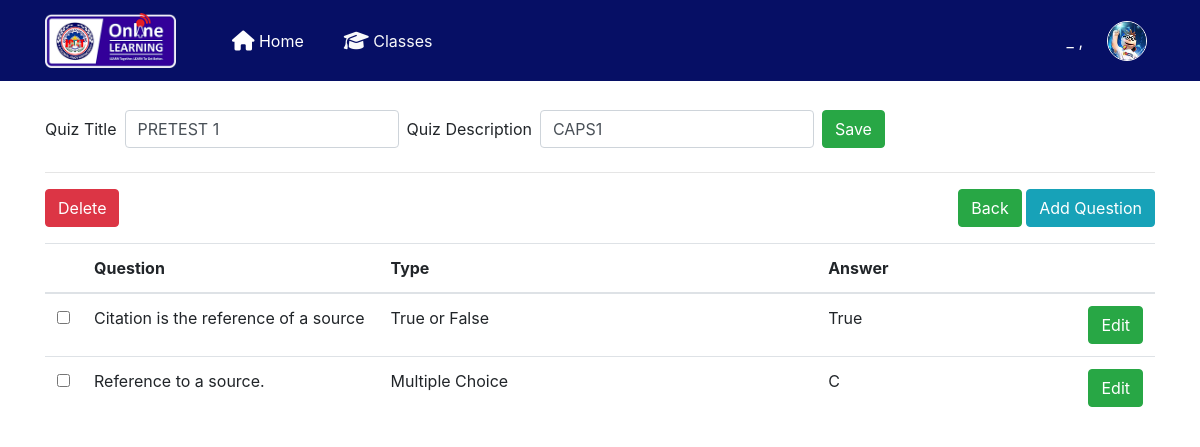
Screenshot of /quiz/quiz_question.php?id=19 with the database file from the repository.
### tables this page shows
CREATE TABLE `quiz` (
  `quiz_id` int(11) NOT NULL,
  `quiz_title` varchar(50) NOT NULL,
  `quiz_description` varchar(100) NOT NULL,
  `date_added` varchar(100) NOT NULL DEFAULT current_timestamp(),
  `teacher_id` int(11) NOT NULL
);

CREATE TABLE `quiz_question` (
  `quiz_question_id` int(11) NOT NULL,
  `quiz_id` int(11) NOT NULL,
  `question_text` varchar(255) NOT NULL,
  `question_type_id` int(11) NOT NULL,
  `points` int(11) NOT NULL,
  `date_added` varchar(100) NOT NULL DEFAULT current_timestamp(),
  `answer` varchar(100) NOT NULL
);

CREATE TABLE `question_type` (
  `question_type_id` int(2) NOT NULL,
  `question_type` varchar(40) NOT NULL
);

### quiz/quiz_question.php (the view, shortened to what this page needs)
<?php
include '../includes/dbh.inc.php';
include 'headerq.php';
include 'navbarsession.php';
$get_id = $_GET['id'];
?>
<body style="padding-top: 110px">
	<div class="container">
		<?php
		$query = mysqli_query($conn,"SELECT * from quiz where quiz_id = '$get_id'")or die(mysqli_error());
		$row  = mysqli_fetch_array($query);
		?>
					<form class="form-inline"  method="post">
				<div class="form-group mb-2">
					<label class="mr-2" for="qTitle">Quiz Title</label>
					<input class="form-control mr-2" type="text" name="quiz_title" value="<?php echo $row['quiz_title']; ?>" id="qTitle"  placeholder="Quiz Title">
					<br>
					<label class="mr-2" for="qDescription">Quiz Description</label>
					<input class="form-control mr-2" type="text" value="<?php echo $row['quiz_description'];?>" class="span8" name="description" id="qDescription" placeholder="Quiz Description" required>
					<br>
					<button name="saveqt" type="submit" class="btn btn-success">Save</button>
				</div>
				</form>
<hr>
	</div>
	<div class="container">
		<div class="float-right">
			<a href="teacher_quiz.php" class="btn btn-success">Back</a>
			<a href="add_question.php<?php echo '?id='.$get_id;?>" class="btn btn-info">Add Question</a>
		</div>
		<a data-toggle="modal" href="#backup_delete" id="delete"  class="btn btn-danger" name="delete">Delete</a>
		<form class="mt-3" action="delete_quiz_question.php" method="post">
			<table cellpadding="0" cellspacing="0" border="0" class="table table-hover">
				<thead class="mt-3">
					<tr>
						<th></th>
						<th>Question</th>
						<th>Type</th>
						<th>Answer</th>
						<th></th>
					</tr>
				</thead>
				<tbody>
					<?php
					$query = mysqli_query($conn,"SELECT * FROM quiz_question
						LEFT JOIN question_type on quiz_question.question_type_id = question_type.question_type_id
						where quiz_id = '$get_id'  order by date_added DESC ")or die(mysqli_error());
						while($row = mysqli_fetch_array($query)){
							$id  = $row['quiz_question_id'];?>
							<tr id="del <?php echo $id; ?>">
								<td width="30">
									<input id="optionsCheckbox" class="" name="selector[]" type="checkbox" value="<?php echo $id; ?>">
								</td>
								<td class="text-truncate noselect" style="max-width: 6rem" ><?php echo $row['question_text']; ?></td>
								<td><?php  echo $row['question_type']; ?></td>
								<td><?php  echo $row['answer']; ?></td>
								<td width="30"><a href="edit_question.php<?php echo '?id='.$get_id; ?>&amp;<?php echo 'quiz_question_id='.$id; ?>" class="btn btn-success">Edit</a></td>
							</tr>
						<?php } ?>
					</tbody>
				</table>
			</form>
		</div>
</body>
</html>

### css/main.css (style rules this page uses)
.noselect { -webkit-touch-callout: none; -webkit-user-select: none; -khtml-user-select: none; -moz-user-select: none; -ms-user-select: none; user-select: none; }

### rows the page displays
quiz: quiz_title "PRETEST 1", description "CAPS1"
quiz_question: question_text "Citation is the reference of a source", question_type.question_type "True or False", answer "True"
quiz_question: question_text "Reference to a source.", question_type.question_type "Multiple Choice", answer "C"
